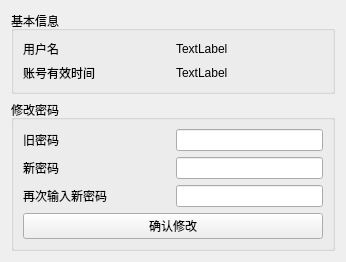
<?xml version="1.0" encoding="UTF-8"?>
<ui version="4.0">
 <class>Form</class>
 <widget class="QWidget" name="Form">
  <property name="geometry">
   <rect>
    <x>0</x>
    <y>0</y>
    <width>346</width>
    <height>250</height>
   </rect>
  </property>
  <property name="windowTitle">
   <string>Form</string>
  </property>
  <layout class="QVBoxLayout" name="verticalLayout_3">
   <item>
    <widget class="QGroupBox" name="groupBox">
     <property name="title">
      <string>基本信息</string>
     </property>
     <layout class="QVBoxLayout" name="verticalLayout">
      <item>
       <layout class="QHBoxLayout" name="horizontalLayout">
        <item>
         <widget class="QLabel" name="label">
          <property name="text">
           <string>用户名</string>
          </property>
         </widget>
        </item>
        <item>
         <widget class="QLabel" name="userNameLabel">
          <property name="text">
           <string>TextLabel</string>
          </property>
         </widget>
        </item>
       </layout>
      </item>
      <item>
       <layout class="QHBoxLayout" name="horizontalLayout_2">
        <item>
         <widget class="QLabel" name="label_2">
          <property name="text">
           <string>账号有效时间</string>
          </property>
         </widget>
        </item>
        <item>
         <widget class="QLabel" name="userValidLabel">
          <property name="text">
           <string>TextLabel</string>
          </property>
         </widget>
        </item>
       </layout>
      </item>
     </layout>
    </widget>
   </item>
   <item>
    <widget class="QGroupBox" name="groupBox_2">
     <property name="title">
      <string>修改密码</string>
     </property>
     <layout class="QVBoxLayout" name="verticalLayout_2">
      <item>
       <layout class="QHBoxLayout" name="horizontalLayout_3">
        <item>
         <widget class="QLabel" name="label_3">
          <property name="text">
           <string>旧密码</string>
          </property>
         </widget>
        </item>
        <item>
         <widget class="QLineEdit" name="lineEdit">
          <property name="sizePolicy">
           <sizepolicy hsizetype="Preferred" vsizetype="Fixed">
            <horstretch>0</horstretch>
            <verstretch>0</verstretch>
           </sizepolicy>
          </property>
          <property name="echoMode">
           <enum>QLineEdit::Password</enum>
          </property>
         </widget>
        </item>
       </layout>
      </item>
      <item>
       <layout class="QHBoxLayout" name="horizontalLayout_4">
        <item>
         <widget class="QLabel" name="label_4">
          <property name="text">
           <string>新密码</string>
          </property>
         </widget>
        </item>
        <item>
         <widget class="QLineEdit" name="lineEdit_2">
          <property name="sizePolicy">
           <sizepolicy hsizetype="Preferred" vsizetype="Fixed">
            <horstretch>0</horstretch>
            <verstretch>0</verstretch>
           </sizepolicy>
          </property>
          <property name="echoMode">
           <enum>QLineEdit::Password</enum>
          </property>
         </widget>
        </item>
       </layout>
      </item>
      <item>
       <layout class="QHBoxLayout" name="horizontalLayout_5">
        <item>
         <widget class="QLabel" name="label_5">
          <property name="text">
           <string>再次输入新密码</string>
          </property>
         </widget>
        </item>
        <item>
         <widget class="QLineEdit" name="lineEdit_3">
          <property name="sizePolicy">
           <sizepolicy hsizetype="Preferred" vsizetype="Fixed">
            <horstretch>0</horstretch>
            <verstretch>0</verstretch>
           </sizepolicy>
          </property>
          <property name="echoMode">
           <enum>QLineEdit::Password</enum>
          </property>
         </widget>
        </item>
       </layout>
      </item>
      <item>
       <widget class="QPushButton" name="changePassWordButton">
        <property name="text">
         <string>确认修改</string>
        </property>
       </widget>
      </item>
     </layout>
    </widget>
   </item>
  </layout>
 </widget>
 <resources/>
 <connections/>
</ui>
